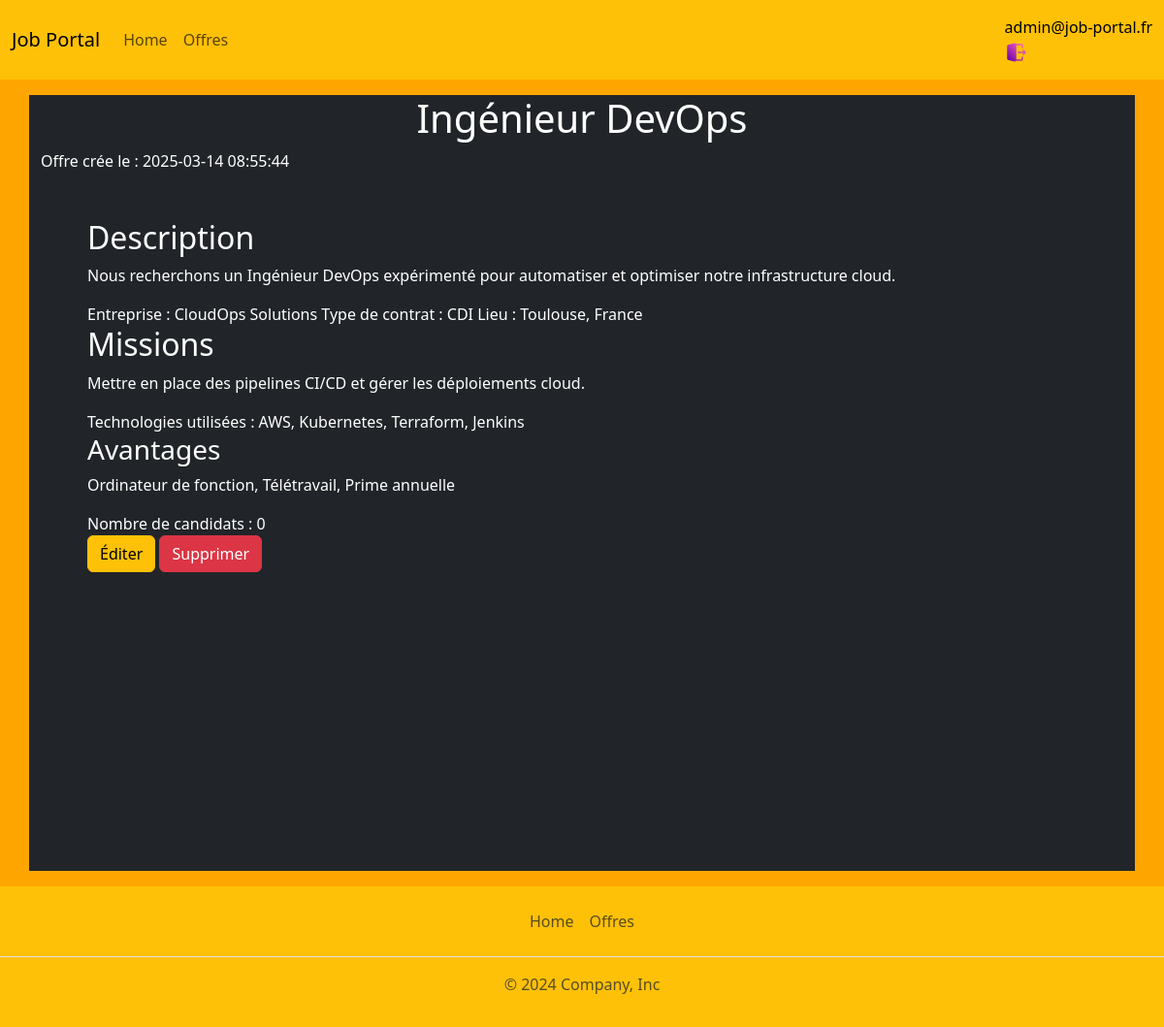
The page /views/pages/offre.php?id=6 (signed in) on the database its author committed.
### tables this page shows
CREATE TABLE IF NOT EXISTS `job_offers` (
  `id` int NOT NULL AUTO_INCREMENT,
  `title` varchar(255) NOT NULL,
  `description` text NOT NULL,
  `mission` text NOT NULL,
  `location` varchar(100) NOT NULL,
  `category` varchar(100) NOT NULL,
  `author` varchar(100) NOT NULL,
  `employment_type` enum('CDI','CDD','Freelance','Internship') NOT NULL,
  `technologies_used` text NOT NULL,
  `benefits` text NOT NULL,
  `participants_count` int DEFAULT '0',
  `created_at` timestamp NULL DEFAULT CURRENT_TIMESTAMP,
  `image_url` varchar(255) NOT NULL,
  PRIMARY KEY (`id`)
);

### views/pages/offre.php (the view)
<?php
require_once('./../composants/header.php');
require_once('./../composants/connexionDB.php');
?>
<?php
    $id = $_GET['id'];
    $sql ="SELECT * from job_offers WHERE id=$id";
    $statement = $pdo->query($sql);
    $job=$statement->fetch();
?>
<h1><?= $job['title']?></h1>
<span>Offre crée le : <?= $job['created_at']?></span>
<div class="py-5 mx-5">
    <h2>Description</h2>
    <p><?= $job['description'] ?></p>
    <span>Entreprise : <?= $job['author']?></span>
    <span>Type de contrat : <?= $job["employment_type"]?></span>
    <span>Lieu : <?= $job["location"]?></span>
    <h2>Missions</h2>
    <p><?= $job['mission'] ?></p>
    <span>Technologies utilisées : <?= $job["technologies_used"]?></span>
    <h3>Avantages</h3>
    <p> <?= $job["benefits"]?></p>
    <span>Nombre de candidats : <?= $job['participants_count']?></span>
    <?php
    if(isset($_SESSION['user'])){
        if($_SESSION['admin']==0){
                 echo " </br><a class='my-3' href='./../controls/postuler.php?id=$id '><button type='button' class='btn btn-warning'>Postuler</button></a>";
        }elseif($_SESSION['admin']==1){
            echo "
                <div class'd-flex'>
                    <a class='my-3' href='updateOffre?id=$id '><button type='button' class='btn btn-warning'>Éditer</button></a>
                   <a class='my-3' href='./../controls/deleteOffer.php?id=$id '><button type='button' class='btn btn-danger'>Supprimer</button></a>
                </div>";
        }
    }
    ?>
</div>
<?php
include_once('./../composants/footer.php');
?>

### views/composants/header.php (style rules this page uses)
body { background-color:orange; }
h1 { text-align:center; }

### rows shown on the page
job_offers: title "Ingénieur DevOps", created_at "2025-03-14 08:55:44", description "Nous recherchons un Ingénieur DevOps expérimenté pour automatiser et optimiser notre infrastructure cloud.", author "CloudOps Solutions", employment_type "CDI", location "Toulouse, France", mission "Mettre en place des pipelines CI/CD et gérer les déploiements cloud.", technologies_used "AWS, Kubernetes, Terraform, Jenkins", benefits "Ordinateur de fonction, Télétravail, Prime annuelle", participants_count "0"

### other values the page prints
$_SESSION['user'] "admin@job-portal.fr"
